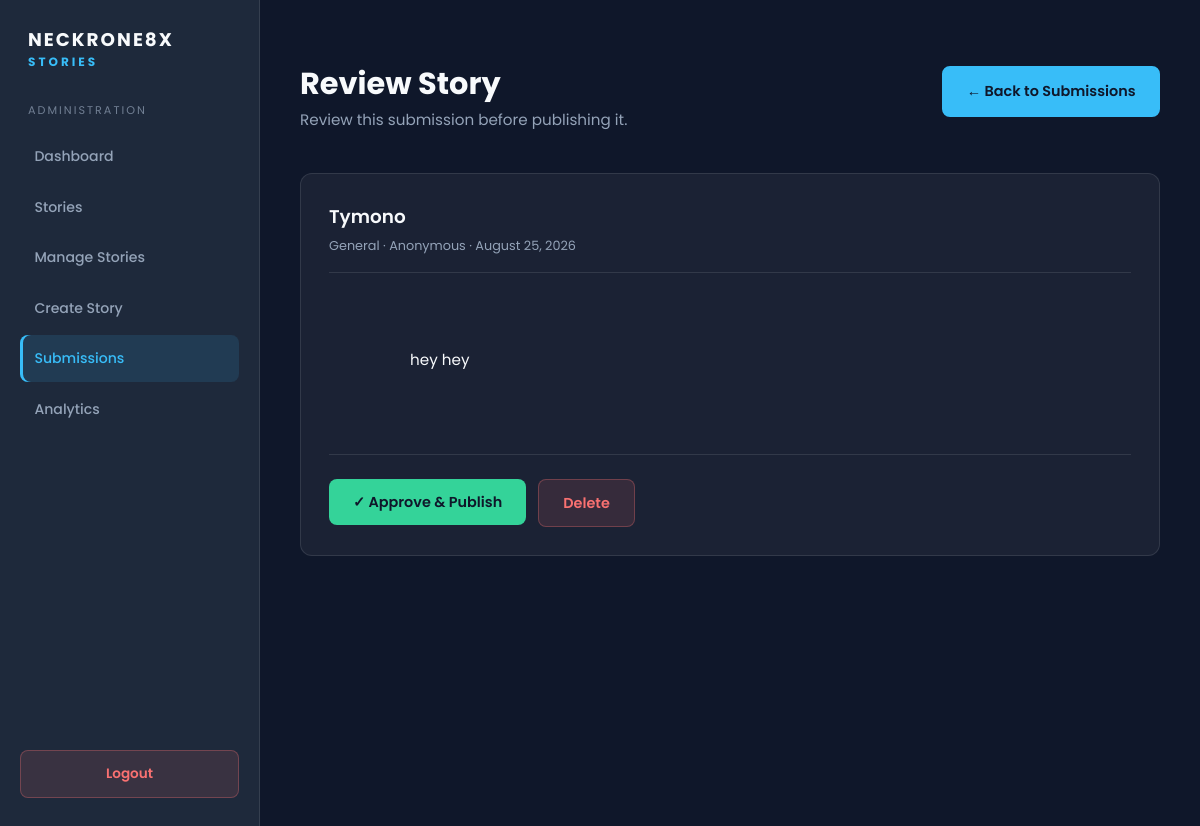
Page /admin/stories/review/1 (signed in) on the committed database.
### app.py (models this page shows)
class Story(db.Model):
    __tablename__ = "stories"
    id = db.Column(db.Integer, primary_key=True)
    title = db.Column(db.String(200), nullable=False)
    slug = db.Column(db.String(220), unique=True, nullable=False)
    category = db.Column(db.String(100), nullable=False, default="General")
    content = db.Column(db.Text, nullable=False)
    author = db.Column(db.String(100), nullable=False, default="Anonymous")
    cover_image = db.Column(db.String(500), nullable=True)
    published = db.Column(db.Boolean, default=False)
    read_count = db.Column(db.Integer, default=0)
    created_at = db.Column(db.DateTime, default=datetime.utcnow)
    updated_at = db.Column(db.DateTime, default=datetime.utcnow, onupdate=datetime.utcnow)
    reads = db.relationship("StoryRead", backref="story", cascade="all, delete-orphan")
    reactions = db.relationship("Reaction", backref="story", cascade="all, delete-orphan")
    comments = db.relationship("Comment", backref="story", cascade="all, delete-orphan")

### app.py (the view)
@app.route("/admin/stories/review/<int:story_id>")
def review_story(story_id):
    if not session.get("admin_logged_in"):
        return redirect(url_for("login"))
    story = Story.query.get_or_404(story_id)
    return render_template("admin/review_story.html", story=story)

### app.py (called while the page is built)
@app.context_processor
def inject_template_globals():
    return {"current_year": datetime.utcnow().year}

### templates/admin/review_story.html (shortened to what this page needs)
﻿<!DOCTYPE html>
<html lang="en">
<head>
    <link
        rel="stylesheet"
        href="{{ url_for('static', filename='css/admin.css') }}"
    >
</head>
<body>
    <div class="admin-shell">
        <aside class="sidebar">
            <div class="sidebar-logo">
                NECKRONE8X
                <span>STORIES</span>
            </div>
            <div class="sidebar-title">Administration</div>
            <nav class="sidebar-menu">
                <a href="{{ url_for('dashboard') }}">Dashboard</a>
                <a href="{{ url_for('stories') }}">Stories</a>
                <a href="{{ url_for('manage_stories') }}">Manage Stories</a>
                <a href="{{ url_for('create_story') }}">Create Story</a>
                <a href="{{ url_for('manage_submissions') }}" class="active">Submissions</a>
                <a href="{{ url_for('admin_analytics') }}">Analytics</a>
            </nav>
            <a href="{{ url_for('logout') }}" class="sidebar-logout">Logout</a>
        </aside>
        <main class="main">
            <div class="topbar">
                <div>
                    <h1>Review Story</h1>
                    <p>Review this submission before publishing it.</p>
                </div>
                <a href="{{ url_for('manage_submissions') }}" class="create-button">
                    ← Back to Submissions
                </a>
            </div>
            <section class="section">
                <div class="section-header">
                    <div>
                        <h2>{{ story.title }}</h2>
                        <p>
                            {{ story.category }} ·
                            {{ story.author }} ·
                            {{ story.created_at.strftime("%B %d, %Y") }}
                        </p>
                    </div>
                </div>
                <div class="story-preview-content">
                    {{ story.content }}
                </div>
                <div class="review-actions">
                    <form
                        method="POST"
                        action="{{ url_for('approve_story', story_id=story.id) }}"
                    >
                        <button type="submit" class="btn-approve">
                            ✓ Approve &amp; Publish
                        </button>
                    </form>
                    <form
                        method="POST"
                        action="{{ url_for('delete_story', story_id=story.id) }}"
                        onsubmit="return confirm('Delete this story permanently?');"
                    >
                        <button type="submit" class="btn-delete">
                            Delete
                        </button>
                    </form>
                </div>
            </section>
        </main>
    </div>
</body>
</html>

### static/css/admin.css (style rules this page uses)
:root { --bg-primary: #0f172a; --bg-secondary: #1e293b; --text-primary: #f8fafc; --text-secondary: #94a3b8; --accent: #38bdf8; --accent-hover: #0ea5e9; --card-bg: rgba(255, 255, 255, 0.05); --card-border: rgba(255, 255, 255, 0.1); --shadow: 0 10px 30px rgba(0, 0, 0, 0.2); --transition: all 0.3s ease; --glow-color: rgba(56, 189, 248, 0.5); --glow-hover: rgba(56, 189, 248, 0.8); --sidebar-width: 260px; --success: #34d399; --success-bg: rgba(52, 211, 153, 0.12); --warning: #fbbf24; --warning-bg: rgba(251, 191, 36, 0.12); --danger: #f87171; --danger-bg: rgba(248, 113, 113, 0.12); }
* { margin: 0; padding: 0; box-sizing: border-box; }
html { scroll-behavior: smooth; }
body { font-family: 'Poppins', sans-serif; background-color: var(--bg-primary); color: var(--text-primary); line-height: 1.6; -webkit-tap-highlight-color: transparent; }
a { text-decoration: none; color: inherit; }
button { font-family: inherit; }
.admin-shell { display: flex; min-height: 100vh; }
.sidebar { position: fixed; top: 0; left: 0; bottom: 0; width: var(--sidebar-width); padding: 1.75rem 1.25rem; background: var(--bg-secondary); border-right: 1px solid var(--card-border); display: flex; flex-direction: column; z-index: 100; }
.sidebar-logo { font-size: 1.15rem; font-weight: 700; letter-spacing: 2px; line-height: 1.3; margin-bottom: 2rem; padding-left: 0.5rem; }
.sidebar-logo span { display: block; color: var(--accent); font-size: 0.75rem; letter-spacing: 3px; margin-top: 0.15rem; }
.sidebar-title { color: var(--text-secondary); font-size: 0.7rem; text-transform: uppercase; letter-spacing: 2px; margin-bottom: 0.85rem; padding-left: 0.5rem; opacity: 0.7; }
.sidebar-menu { flex: 1; display: flex; flex-direction: column; gap: 0.25rem; }
.sidebar-menu a { display: block; padding: 0.75rem 0.9rem; border-radius: 8px; color: var(--text-secondary); font-size: 0.88rem; font-weight: 500; transition: var(--transition); }
.sidebar-menu a.active { background: rgba(56, 189, 248, 0.12); color: var(--accent); box-shadow: inset 3px 0 0 var(--accent); }
.sidebar-logout { margin-top: 1rem; padding: 0.75rem 0.9rem; background: var(--danger-bg); border: 1px solid rgba(248, 113, 113, 0.3); border-radius: 8px; color: var(--danger); text-align: center; font-size: 0.85rem; font-weight: 600; transition: var(--transition); }
.main { margin-left: var(--sidebar-width); padding: 2.5rem; width: 100%; min-width: 0; }
.topbar { display: flex; justify-content: space-between; align-items: flex-start; gap: 1.5rem; margin-bottom: 2.5rem; flex-wrap: wrap; }
.topbar h1 { font-size: 1.9rem; font-weight: 700; line-height: 1.2; }
.topbar p { color: var(--text-secondary); margin-top: 0.4rem; font-size: 0.95rem; }
.create-button { display: inline-flex; align-items: center; gap: 0.5rem; padding: 0.75rem 1.4rem; background: var(--accent); color: var(--bg-primary); border-radius: 8px; font-weight: 600; font-size: 0.9rem; white-space: nowrap; transition: var(--transition); border: 2px solid var(--accent); }
.section, .dashboard-section { background: var(--card-bg); border: 1px solid var(--card-border); border-radius: 12px; padding: 1.75rem; margin-bottom: 1.75rem; transition: var(--transition); }
.section-header { display: flex; justify-content: space-between; align-items: center; gap: 1rem; margin-bottom: 1.25rem; padding-bottom: 1rem; border-bottom: 1px solid var(--card-border); flex-wrap: wrap; }
.section-header h2 { font-size: 1.15rem; font-weight: 600; }
.section-header p { color: var(--text-secondary); margin-top: 0.3rem; font-size: 0.8rem; }
.review-actions { display: flex; gap: 0.75rem; margin-top: 1.75rem; padding-top: 1.5rem; border-top: 1px solid var(--card-border); flex-wrap: wrap; }
.btn-approve { display: inline-flex; align-items: center; justify-content: center; padding: 0.8rem 1.5rem; background: var(--success); color: var(--bg-primary); border: none; border-radius: 8px; font-family: inherit; font-size: 0.9rem; font-weight: 600; cursor: pointer; transition: var(--transition); }
.btn-delete { display: inline-flex; align-items: center; justify-content: center; padding: 0.8rem 1.5rem; background: var(--danger-bg); color: var(--danger); border: 1px solid rgba(248, 113, 113, 0.3); border-radius: 8px; font-family: inherit; font-size: 0.9rem; font-weight: 600; cursor: pointer; transition: var(--transition); }
.story-preview-content { white-space: pre-wrap; line-height: 1.85; font-size: 0.95rem; color: var(--text-primary); padding: 1.5rem 0; overflow-wrap: break-word; }

### rows in the picture
Story: title "Tymono", category "General", author "Anonymous", created_at "August 25, 2026", content "hey hey"
